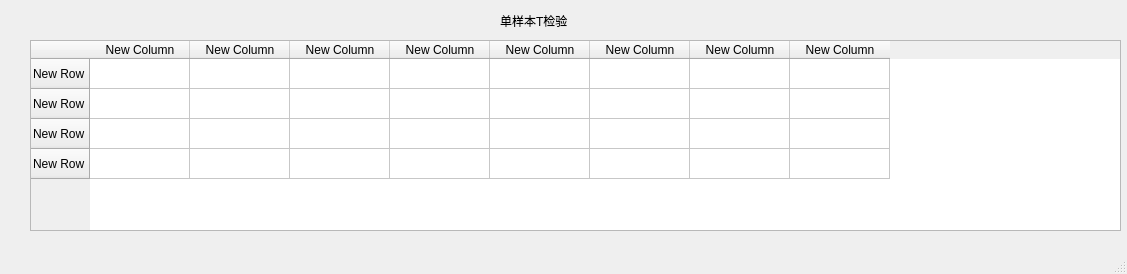
<?xml version="1.0" encoding="UTF-8"?>
<ui version="4.0">
 <class>MainWindow</class>
 <widget class="QMainWindow" name="MainWindow">
  <property name="geometry">
   <rect>
    <x>0</x>
    <y>0</y>
    <width>1127</width>
    <height>274</height>
   </rect>
  </property>
  <property name="windowTitle">
   <string>单样本T检验</string>
  </property>
  <widget class="QWidget" name="centralwidget">
   <widget class="QTableWidget" name="tableWidget">
    <property name="geometry">
     <rect>
      <x>30</x>
      <y>40</y>
      <width>1091</width>
      <height>191</height>
     </rect>
    </property>
    <row>
     <property name="text">
      <string>New Row</string>
     </property>
    </row>
    <row>
     <property name="text">
      <string>New Row</string>
     </property>
    </row>
    <row>
     <property name="text">
      <string>New Row</string>
     </property>
    </row>
    <row>
     <property name="text">
      <string>New Row</string>
     </property>
    </row>
    <column>
     <property name="text">
      <string>New Column</string>
     </property>
    </column>
    <column>
     <property name="text">
      <string>New Column</string>
     </property>
    </column>
    <column>
     <property name="text">
      <string>New Column</string>
     </property>
    </column>
    <column>
     <property name="text">
      <string>New Column</string>
     </property>
    </column>
    <column>
     <property name="text">
      <string>New Column</string>
     </property>
    </column>
    <column>
     <property name="text">
      <string>New Column</string>
     </property>
    </column>
    <column>
     <property name="text">
      <string>New Column</string>
     </property>
    </column>
    <column>
     <property name="text">
      <string>New Column</string>
     </property>
    </column>
   </widget>
   <widget class="QLabel" name="label">
    <property name="geometry">
     <rect>
      <x>500</x>
      <y>0</y>
      <width>91</width>
      <height>41</height>
     </rect>
    </property>
    <property name="text">
     <string>单样本T检验</string>
    </property>
   </widget>
  </widget>
  <widget class="QMenuBar" name="menubar">
   <property name="geometry">
    <rect>
     <x>0</x>
     <y>0</y>
     <width>1127</width>
     <height>26</height>
    </rect>
   </property>
  </widget>
  <widget class="QStatusBar" name="statusbar"/>
 </widget>
 <resources/>
 <connections/>
</ui>
